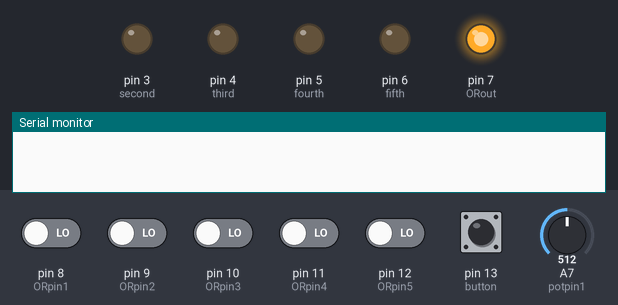
The sketch below on a simulated Arduino Nano, built with avr-gcc and run on an emulated ATmega328P. Shown: output pins drawn as LEDs (lit = HIGH), the last lines printed to the serial monitor. The inputs (shaded band) are chosen by the test bench; at power-on: pin 8 (ORpin1), pin 9 (ORpin2), pin 10 (ORpin3), pin 11 (ORpin4), pin 12 (ORpin5), pin 13 (button) LOW, A7 (potpin1) = 512. Random numbers use the default seed unless the sketch sets one; pins used as bus, display or sensor lines are not drawn.

Above: at 1.2 s.
1.3 s: pin 13 (button) pulled HIGH for 1 s
At 3.1 s:
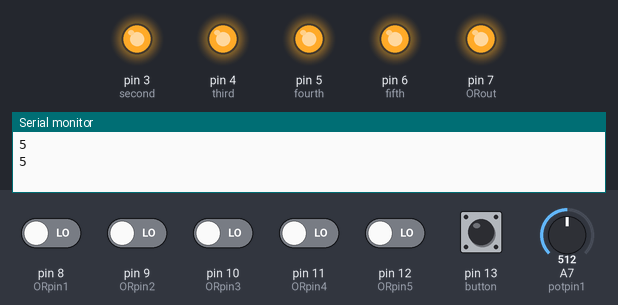
3.9 s: pin 12 (ORpin5) driven HIGH
At 4.8 s:
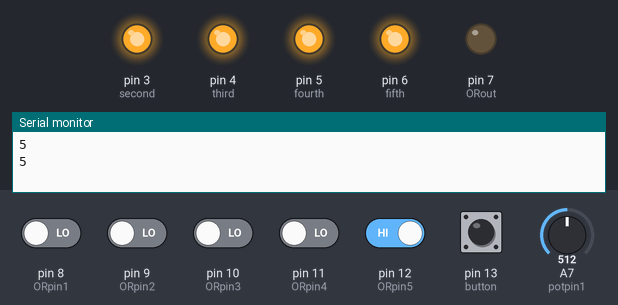
5.4 s: pin 13 (button) pulled HIGH for 0.15 s
At 5.8 s:
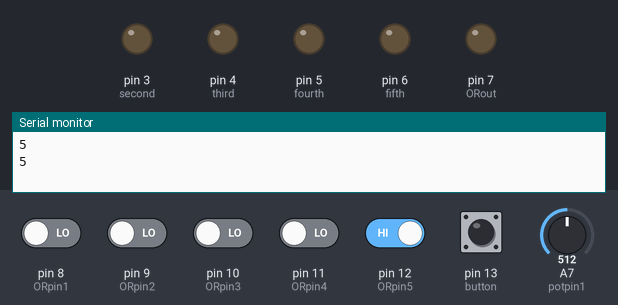
7.4 s: pin 13 (button) pulled HIGH for 0.15 s
At 9.1 s:
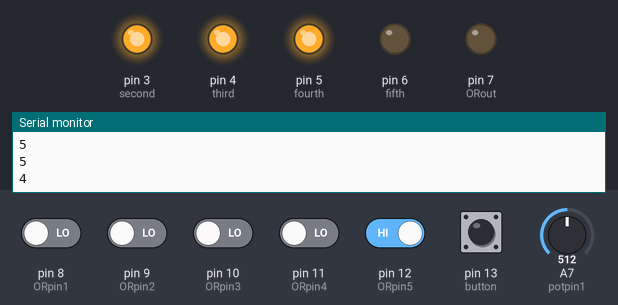
9.4 s: pin 8 (ORpin1) driven HIGH
At 10.3 s:
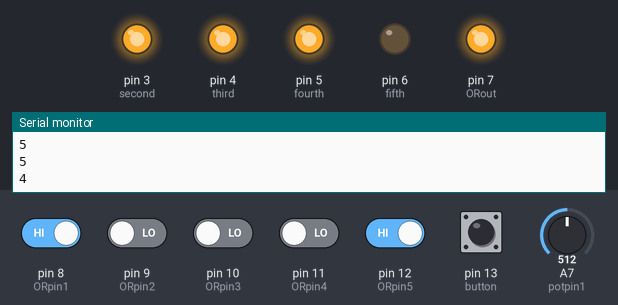
10.9 s: pin 13 (button) pulled HIGH for 0.15 s
At 12.7 s:
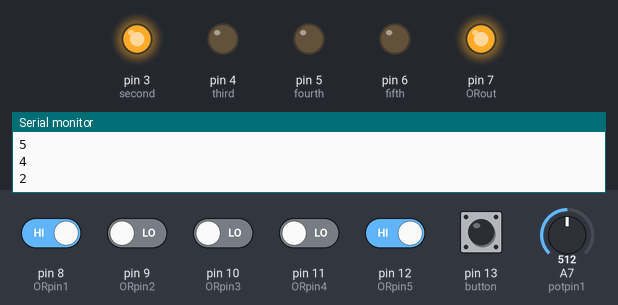
Timing chart, 0 to 13.9 s (numbered marks = the images above; inputs shaded):
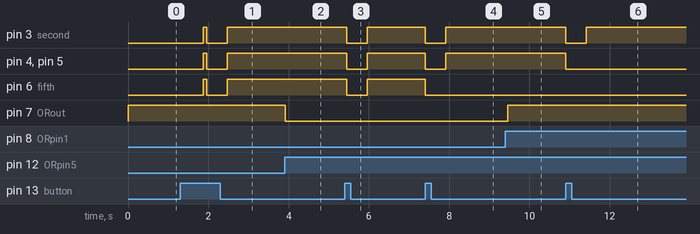

The sketch:

AST54_Weighted_Dice.ino
```cpp
// set to 1 if we're debugging
#define DEBUG 0

// 6 consecutive digital pins for the LEDs
int first = 2;
int second = 3;
int third = 4;
int fourth = 5;
int fifth = 6;

int ORout = 7;
int ORpin1 = 8;
int ORpin2 = 9;
int ORpin3 = 10;
int ORpin4 = 11;
int ORpin5 = 12;
int OrStatus1 = 0;
int OrStatus2 = 0;
int OrStatus3 = 0;
int OrStatus4 = 0;
int OrStatus5 = 0;

int potpin1 = A7;  // analog pin used to connect the potentiometer
int val;

// pin for the button switch
int button = 13;
// value to check state of button switch
int pressed = 0;

void setup() {
  pinMode(ORout, OUTPUT);
  pinMode(ORpin1, INPUT);
  pinMode(ORpin2, INPUT);
  pinMode(ORpin3, INPUT);
  pinMode(ORpin4, INPUT);
  pinMode(ORpin5, INPUT);

  // set all LED pins to OUTPUT
  for (int i = first; i <= fifth; i++) {
    pinMode(i, OUTPUT);
  }
  // set buttin pin to INPUT
  pinMode(button, INPUT);

  // initialize random seed by noise from analog pin 0 (should be unconnected)
  randomSeed(analogRead(0));

  // if we're debugging, connect to serial
#ifdef DEBUG
  Serial.begin(9600);
#endif
}

void buildUpTension() {
  // light LEDs from left to right and back to build up tension
  // while waiting for the dice to be thrown
  // left to right
  for (int i = first; i <= fifth; i++) {
    if (i != first) {
      digitalWrite(i - 1, LOW);
    }
    digitalWrite(i, LOW);
    delay(val);
  }
  // right to left
  for (int i = fifth; i >= fifth; i--) {
    if (i != fifth) {
      digitalWrite(i + 1, LOW);
    }
    digitalWrite(i, LOW);
    delay(val);
  }
}

void showNumber(int number) {
  digitalWrite(first, HIGH);
  if (number >= 2) {
    digitalWrite(second, HIGH);
  }
  if (number >= 3) {
    digitalWrite(third, HIGH);
  }
  if (number >= 4) {
    digitalWrite(fourth, HIGH);
  }
  if (number >= 5) {
    digitalWrite(fifth, HIGH);
  }
}

int throwDice() {
  // get a random number in the range [1,6]
  int randNumber = random(1, 6);

#ifdef DEBUG
  Serial.println(randNumber);
#endif
  return randNumber;
}

void setAllLEDs(int value) {
  for (int i = first; i <= fifth; i++) {
    digitalWrite(i, value);
  }
}

void loop() {
  OrStatus1 = digitalRead(ORpin1);
  OrStatus2 = digitalRead(ORpin2);
  OrStatus3 = digitalRead(ORpin3);
  OrStatus4 = digitalRead(ORpin4);
  OrStatus5 = digitalRead(ORpin5);

  if (OrStatus1 == HIGH || OrStatus2 == HIGH || OrStatus3 == HIGH || OrStatus4 == HIGH || OrStatus5 == LOW )
  { digitalWrite(ORout, HIGH);
  } else {
    digitalWrite(ORout, LOW);
  }

  val = analogRead(potpin1);            // reads the value of the potentiometer (value between 0 and 1023)
  val = map(val, 0, 1023, 0, 170);
  delay(val);
  // if button is pressed - throw the dice
  pressed = digitalRead(button);

  if (pressed == HIGH) {
    // remove previous number
    setAllLEDs(LOW);

    buildUpTension();
    int thrownNumber = throwDice();
    showNumber(thrownNumber);
  }
}
```

Measured:
- after the input at 1.3 s, pin 3 (second), pin 4 (third), pin 5 (fourth), pin 6 (fifth): LOW → HIGH after 0.57 s, → LOW 0.09 s later, → HIGH 0.51 s later
- after the input at 3.9 s, pin 7 (ORout): HIGH → LOW at once
- after the input at 5.4 s, pin 3 (second), pin 4 (third), pin 5 (fourth), pin 6 (fifth): HIGH → LOW after 0.05 s, → HIGH 0.51 s later
- after the input at 7.4 s, pin 3 (second), pin 4 (third), pin 5 (fourth): HIGH → LOW at once, → HIGH 0.51 s later; pin 6 (fifth): HIGH → LOW at once
- after the input at 9.4 s, pin 7 (ORout): LOW → HIGH after 0.05 s
- after the input at 10.9 s, pin 3 (second): HIGH → LOW at once, → HIGH 0.51 s later; pin 4 (third), pin 5 (fourth): HIGH → LOW at once
